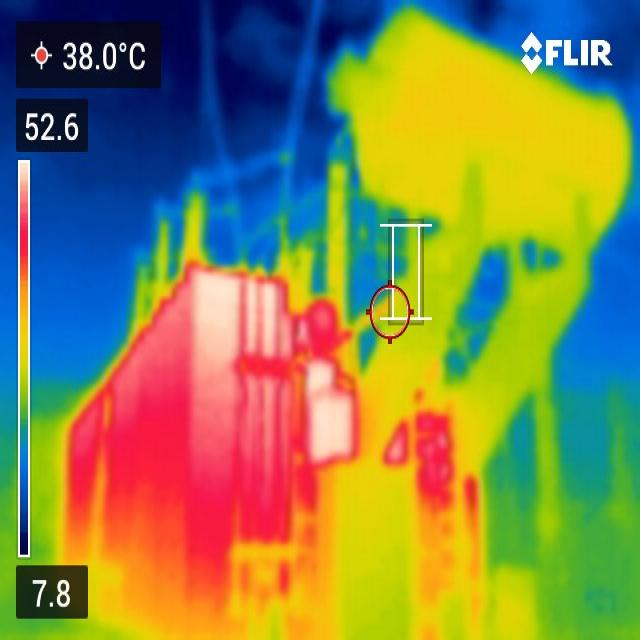
#> input picture Dataset/T1/faulty/T1_faulty_001.jpg, 640 x 640 px; its folder holds only this picture in this run
$ python thermal_hotpoint_detector.py
#> lines starting #> are read from the running program, lines starting #| are printed output that depends on the picture; after the words box and inside, x2 and y2 are one past the last pixel; in counts of white or black regions, pixels touching at a corner belong together
#!/usr/bin/env python3
"""
Thermal Hotpoint Detector and Annotator

This script analyzes thermal images to detect hot regions and cluster them into
rectangular annotations. It processes faulty images from the dataset and
identifies areas with elevated temperatures.

"""

import cv2
import numpy as np
import os
import glob
from sklearn.cluster import DBSCAN
import matplotlib.pyplot as plt
import matplotlib.patches as patches
from collections import namedtuple
import json

# Define a structure for bounding boxes
BoundingBox = namedtuple('BoundingBox', ['x', 'y', 'width', 'height', 'confidence'])

class ThermalHotpointDetector:
    def __init__(self, temperature_threshold=200, min_cluster_size=10, cluster_epsilon=15):
        """
        Initialize the thermal hotpoint detector.

        Args:
            temperature_threshold (int): Absolute temperature threshold (0-255 for grayscale, pixels above this are considered hot)
            min_cluster_size (int): Minimum number of pixels to form a cluster
            cluster_epsilon (int): Maximum distance between samples in a cluster
        """
#> in load_thermal_image, image is the input picture: shape (640, 640, 3); mean B, G, R 79, 132.6, 131.5
        self.temp_threshold = temperature_threshold
        self.min_cluster_size = min_cluster_size
        self.cluster_epsilon = cluster_epsilon

    def remove_white_regions(self, image_rgb):
        """
        Remove white regions from the image using dilation.

        Args:
            image_rgb (numpy.ndarray): RGB image

        Returns:
            numpy.ndarray: Mask of valid (non-white) regions
        """
        # Convert to grayscale
        gray = cv2.cvtColor(image_rgb, cv2.COLOR_RGB2GRAY)

        # Detect white regions (threshold at 240 to catch near-white pixels)
        _, white_mask = cv2.threshold(gray, 240, 255, cv2.THRESH_BINARY)

        # Dilate white regions to remove them more aggressively
        kernel = np.ones((5, 5), np.uint8)
        white_mask_dilated = cv2.dilate(white_mask, kernel, iterations=2)

        # Invert to get valid region mask (non-white areas)
        valid_mask = cv2.bitwise_not(white_mask_dilated)

        return valid_mask.astype(bool)

    def crop_border(self, image, border_percent=10):
        """
        Remove border region from image (10% from each side).

        Args:
            image (numpy.ndarray): Input image
            border_percent (int): Percentage of border to remove from each side

        Returns:
            tuple: (cropped_image, crop_info) where crop_info contains the crop boundaries
        """
#> called with border_percent = 10
        height, width = image.shape[:2]

        # Calculate border size
        border_h = int(height * border_percent / 100)
        border_w = int(width * border_percent / 100)

        # Crop the image
        cropped = image[border_h:height-border_h, border_w:width-border_w]
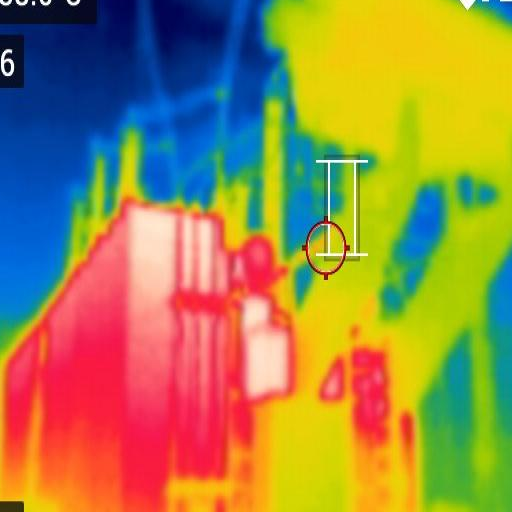
#> cropped: shape (512, 512, 3); mean R, G, B 154.9, 134.9, 74.3

        crop_info = {
            'top': border_h,
            'bottom': height - border_h,
            'left': border_w,
            'right': width - border_w
        }

        return cropped, crop_info

    def load_thermal_image(self, image_path):
        """
        Load a thermal image and extract red channel for thermal analysis.
        Includes preprocessing: border removal and white region masking.

        Args:
            image_path (str): Path to the thermal image

        Returns:
            tuple: (original_image, red_channel_image, valid_mask, crop_info)
        """
        # Load the image
        image = cv2.imread(image_path)
        if image is None:
            raise ValueError(f"Could not load image from {image_path}")

        # Convert to RGB for matplotlib compatibility
        image_rgb = cv2.cvtColor(image, cv2.COLOR_BGR2RGB)

        # Store original for visualization
        original_image = image_rgb.copy()

        # Step 1: Remove 10% border
        cropped_image, crop_info = self.crop_border(image_rgb, border_percent=10)
#> crop_info = {'top': 64, 'bottom': 576, 'left': 64, 'right': 576}

        # Step 2: Remove white regions
        valid_mask = self.remove_white_regions(cropped_image)
#> in remove_white_regions, `gray = cv2.cvtColor(image_rgb, cv2.COLOR_RGB2GRAY)`:
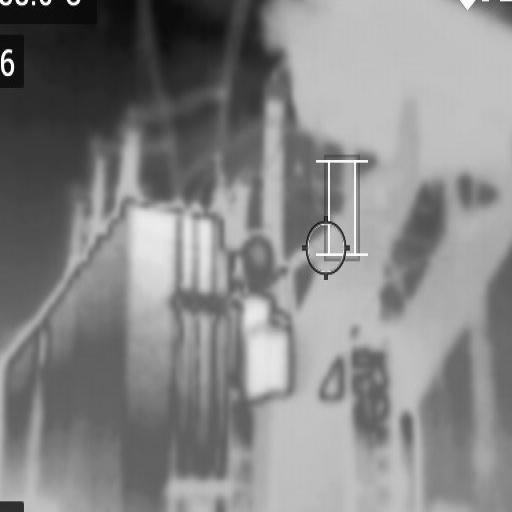
#> gray: shape (512, 512); min 1, max 255, mean 134
#> in remove_white_regions, `_, white_mask = cv2.threshold(gray, 240, 255, cv2.THRESH_BINARY)`:
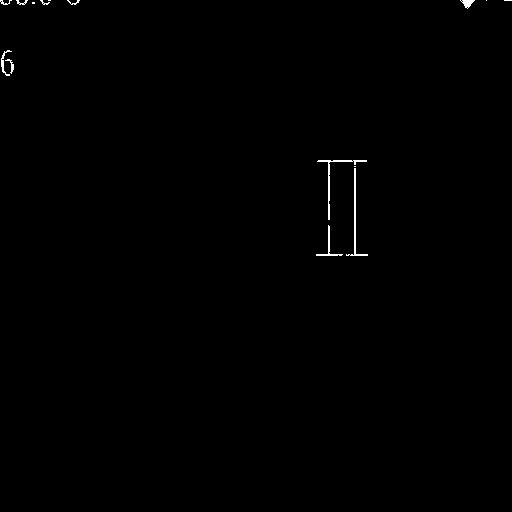
#> white_mask: shape (512, 512); 0.32% white in thin lines or dots, all inside (x1, y1, x2, y2) = (0, 0, 512, 256)
#> (the rest of the program and of its run is left out)
